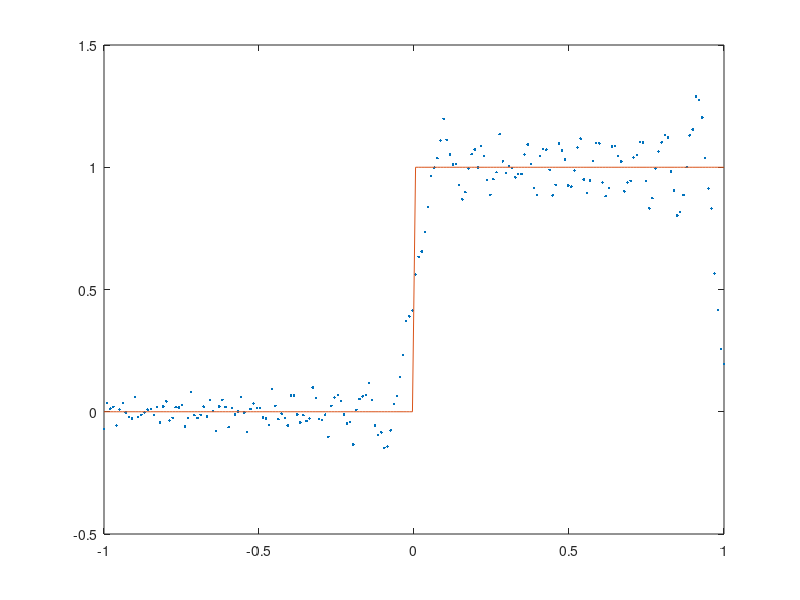
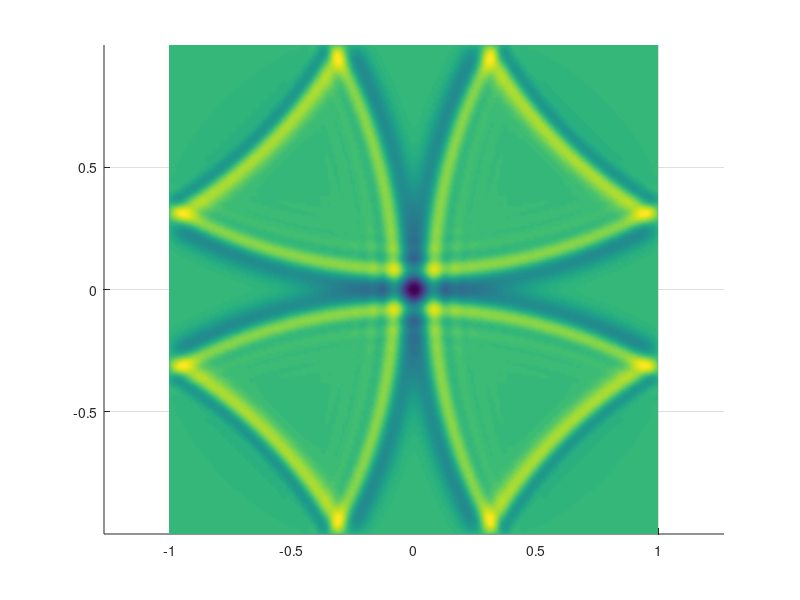
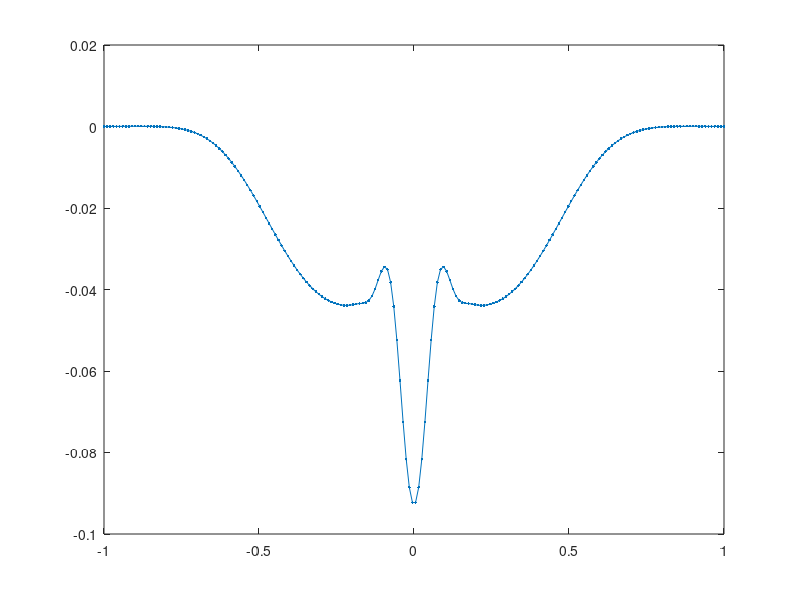

Here is the MATLAB script that generated these plots, in order:
N = 200;
x = linspace(-1,1,N)';
h = 2/N;
dt = .5*h;

e = ones(N,1);
A = diag(2*e) - diag(e(2:end),1) - diag(e(2:end),-1);
A = sparse(A);
% A(1,1) = 1; A(end,end) = 1;

p0 = @(x) exp(-10^2*(x).^2);
% p0 = @(x) .5*(exp(-10^2*(x-.5).^2) + exp(-10^2*(x+.5).^2));
p0 = @(x) x > 0;
p = p0(x);
pp = p;

% c2 = 1 + (x > 0);
% c2 = 1+25*(x.^2+y.^2 < .125);
c2 = 1;

time = 0;
FinalTime = 4;
Nsteps = ceil(FinalTime/dt);
dt = FinalTime/Nsteps;
for i = 1:Nsteps

    %   p(k+1)-2*p(k)+p(k-1) + dt^2*A*p(k) = 0
    
    ptmp = 2*p-pp - c2.*((dt/h)^2*A*p);
    pp = p;
    p = ptmp;
    if mod(i,25)==0
        clf
        plot(x,p,'.-')               
        axis([-1 1 -1 1])
        drawnow        
    end
end
clf
plot(x,p,'.')               
hold on
plot(x,p0(x))



%%
N = 200;
[x y] = meshgrid(linspace(-1,1,N));
h = 2/N;
dt = .5*h;

e = ones(N,1);
A = diag(2*e) - diag(e(2:end),1) - diag(e(2:end),-1);
A = sparse(A);

p = exp(-25^2*((x).^2+y.^2));
% p = abs(x)<.5 & abs(y) <.5;

pp = p;

%c2 = 1 + (x > 0);
% c2 = 1+25*(x.^2+y.^2 < .125);
c2 = 1;

time = 0;
FinalTime = 2;
Nsteps = ceil(FinalTime/dt);
dt = FinalTime/Nsteps;
figure
for i = 1:Nsteps
    
    ptmp = 2*p-pp - c2.*((dt/h)^2*(A*p + p*A));
    pp = p;
    p = ptmp;
    if mod(i,10)==0
        clf
        %         color_line3(x,y,p,p,'.')
        surf(x,y,p);shading interp
%                 axis([-1 1 -1 1 -1 1])
                view(2)
                axis equal;   axis tight
%         [~,id] = min(abs(y(:,1)));
%         plot(x(id,:),p(id,:),'.-')
        
        drawnow
    end
end
max(p(:))
po = p;

%%
p = po;
A = (1/3)*(diag(e) + diag(e(2:end),1) + diag(e(2:end),-1));
for i = 1:25
    p = .5*(A*p + p*A);
end
figure
[~,id] = min(abs(y(:,1)));
        plot(x(id,:),p(id,:),'.-')
        return
surf(x,y,p) 
shading interp 
axis equal
axis tight

view(2)

